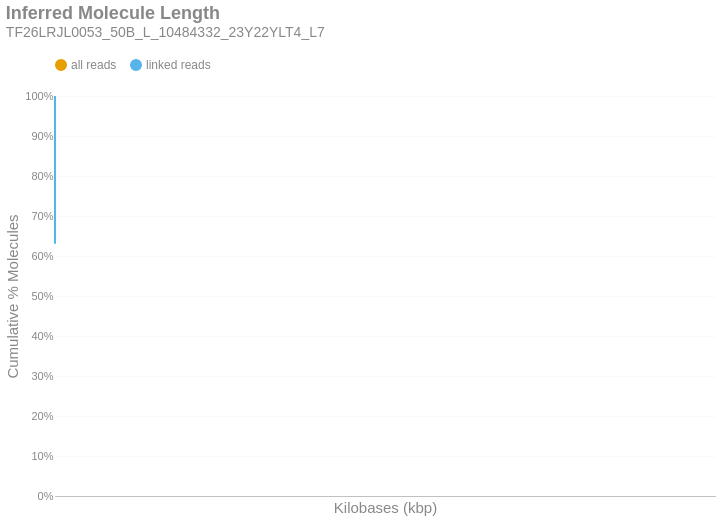

Write notebook code for a chart like this one.
### Markdown cell above
### Inferred Molecule Length
This is the cumulative frequency distribution of molecule lengths inferred from the first and last alignment positions along a contig for all alignments associated with a single linked-read barcode on a given contig.There are two distributions: one with `all` the alignments (yellow) and another with only `linked reads` (blue). The percent of molecules in the `linked reads` distribution is relative to the total number of linked molecules.

### Code cell
if SKIPLR:
    print_html(f"Skipped")
else:
    binned_df = consolidated_hist(valids['length_inferred']/1000, mask, 10, True)
    binned_df = binned_df.with_columns(
        pl.when(pl.col('bin').cast(pl.Utf8) == '0').then(pl.lit('1')).otherwise(pl.col('bin').cast(pl.Utf8)).alias('bin')
    )
    with SafeRender(binned_df):
        (
            density_plot(binned_df, 'Inferred Molecule Length', samplename, 'inferredlen')
            .transform_calculate(bin_kb='datum.bin / 1000')
            .encode(
                x=alt.X('bin_kb:Q', title="Kilobases (kbp)").scale(type='log', padding=0).axis(labelAngle=-40),
                y=alt.Y('value:Q', title='Cumulative % Molecules')
                    .axis(format='%')
                    .stack(False)
                    .scale(domainMin=0, domainMax=1,padding=0),
                color=alt.Color("key:N").scale(domain = ["all reads", "linked reads"]),
                tooltip = [
                    alt.Tooltip("key:N", title = "Data Type"),
                    alt.Tooltip("range_label:N", title="Kilobases"),
                    alt.Tooltip("value:Q", format = ".2%", title="% Molecules (Cum.)")
                ]
            )
        ).display()

### Figure 1 — Vega-Lite specification as saved in the notebook (floating-point values rounded to 4 significant figures)
{"width": "container", "height": 400, "config": {"title": {"anchor": "start", "dy": -15, "fontSize": 18, "color": "#888888", "subtitleColor": "#888888", "subtitleFontSize": 14}, "arc": {"fill": "#0072B2"}, "axis": {"domainColor": "#888888", "domainWidth": 0.5, "gridWidth": 0.2, "grid": false, "titleFontWeight": 400, "titleFontSize": 15, "labelFontSize": 11, "labelColor": "#888888", "tickColor": "#888888", "tickWidth": 0.2, "titleColor": "#888888"}, "axisBand": {"grid": false}, "axisX": {"grid": true, "tickSize": 10, "domainCap": "round"}, "axisY": {"domain": false, "grid": true, "tickSize": 0, "domainCap": "round"}, "background": "transparent", "header": {"labelFontSize": 15, "labelColor": "#888888", "titleFontSize": 15, "titleFontWeight": 600, "titleColor": "#888888"}, "legend": {"labelFont": "sans-serif", "labelFontSize": 12, "labelColor": "#888888", "symbolSize": 100, "symbolType": "circle", "titleFontSize": 12, "titlePadding": 10, "titleColor": "#888888", "title": null, "orient": "top"}, "range": {"category": ["#E69F00", "#56B4E9", "#009E73", "#F0E442", "#0072B2", "#D55E00", "#CC79A7", "#000000"], "diverging": ["#cfe8f3", "#a2d4ec", "#73bfe2", "#46abdb", "#1696d2", "#12719e"]}, "area": {"fill": "#0072B2", "fillOpacity": 0.7, "line": true, "strokeOpacity": 0.7}, "line": {"color": "#0072B2", "stroke": "#0072B2", "strokeWidth": 2}, "trail": {"color": "#0072B2", "stroke": "#0072B2", "strokeWidth": 0, "size": 1}, "point": {"filled": true, "fillOpacity": 1.0, "size": 95}, "text": {"color": "#888888", "fontSize": 11, "align": "right", "fontWeight": 400, "size": 11}, "bar": {"fill": "#0072B2", "stroke": null}, "view": {"stroke": null, "continuousWidth": 660, "continuousHeight": 400}}, "data": {"name": "data-f71782f8253e63789016668179379b44"}, "mark": {"type": "line", "interpolate": "monotone", "point": {"opacity": 0, "size": 275}}, "encoding": {"color": {"field": "key", "scale": {"domain": ["all reads", "linked reads"]}, "type": "nominal"}, "tooltip": [{"field": "key", "title": "Data Type", "type": "nominal"}, {"field": "range_label", "title": "Kilobases", "type": "nominal"}, {"field": "value", "format": ".2%", "title": "% Molecules (Cum.)", "type": "quantitative"}], "x": {"axis": {"labelAngle": -40}, "field": "bin_kb", "scale": {"type": "log", "padding": 0}, "title": "Kilobases (kbp)", "type": "quantitative"}, "y": {"axis": {"format": "%"}, "field": "value", "scale": {"domainMin": 0, "domainMax": 1, "padding": 0}, "stack": false, "title": "Cumulative % Molecules", "type": "quantitative"}}, "params": [{"name": "param_c36ac31b6afebe62", "select": {"type": "point", "fields": ["key"]}, "bind": "legend"}], "title": {"text": "Inferred Molecule Length", "subtitle": "TF26LRJL0053_50B_L_10484332_23Y22YLT4_L7"}, "transform": [{"fold": ["all reads (cumsum)", "linked reads (cumsum)"]}, {"calculate": "replace(datum.key, ' (cumsum)', '')", "as": "key"}, {"filter": {"param": "param_c36ac31b6afebe62"}}, {"calculate": "datum.bin / 1000", "as": "bin_kb"}], "usermeta": {"embedOptions": {"downloadFileName": "TF26LRJL0053_50B_L_10484332_23Y22YLT4_L7.inferredlen"}}, "$schema": "https://vega.github.io/schema/vega-lite/v6.4.1.json", "datasets": {"data-f71782f8253e63789016668179379b44": [{"bin": "0.0", "interval": "0.0-10.0", "all reads": 0.8374, "linked reads": 0.6304, "all reads (cumsum)": 0.8374, "linked reads (cumsum)": 0.6304, "range_label": "0-9"}, {"bin": "10.0", "interval": "10.0-20.0", "all reads": 0.1107, "linked reads": 0.2517, "all reads (cumsum)": 0.9481, "linked reads (cumsum)": 0.8821, "range_label": "10-19"}, {"bin": "20.0", "interval": "20.0-30.0", "all reads": 0.03646, "linked reads": 0.08301, "all reads (cumsum)": 0.9846, "linked reads (cumsum)": 0.9651, "range_label": "20-29"}, {"bin": "30.0", "interval": "30.0-40.0", "all reads": 0.009995, "linked reads": 0.02262, "all reads (cumsum)": 0.9946, "linked reads (cumsum)": 0.9877, "range_label": "30-39"}, {"bin": "40.0", "interval": "40.0-50.0", "all reads": 0.003662, "linked reads": 0.008216, "all reads (cumsum)": 0.9982, "linked reads (cumsum)": 0.996, "range_label": "40-49"}, {"bin": "50.0", "interval": "50.0-60.0", "all reads": 0.00115, "linked reads": 0.002628, "all reads (cumsum)": 0.9994, "linked reads (cumsum)": 0.9986, "range_label": "50-59"}, {"bin": "60.0", "interval": "60.0-70.0", "all reads": 0.0003967, "linked reads": 0.0009136, "all reads (cumsum)": 0.9998, "linked reads (cumsum)": 0.9995, "range_label": "60-69"}, {"bin": "70.0", "interval": "70.0-80.0", "all reads": 0.0001406, "linked reads": 0.0003225, "all reads (cumsum)": 0.9999, "linked reads (cumsum)": 0.9998, "range_label": "70-79"}, {"bin": "80.0", "interval": "80.0-90.0", "all reads": 5.036e-05, "linked reads": 0.000116, "all reads (cumsum)": 1.0, "linked reads (cumsum)": 0.9999, "range_label": "80-89"}, {"bin": "90.0", "interval": "90.0-100.0", "all reads": 1.658e-05, "linked reads": 3.819e-05, "all reads (cumsum)": 1.0, "linked reads (cumsum)": 1.0, "range_label": "90-99"}, {"bin": "100.0", "interval": "100.0-110.0", "all reads": 9.211e-06, "linked reads": 2.121e-05, "all reads (cumsum)": 1.0, "linked reads (cumsum)": 1.0, "range_label": "100-109"}, {"bin": "110.0", "interval": "110.0-120.0", "all reads": 1.842e-06, "linked reads": 4.243e-06, "all reads (cumsum)": 1.0, "linked reads (cumsum)": 1.0, "range_label": "110-119"}, {"bin": "120.0", "interval": "120.0-130.0", "all reads": 1.228e-06, "linked reads": 2.829e-06, "all reads (cumsum)": 1.0, "linked reads (cumsum)": 1.0, "range_label": "120-129"}]}}
